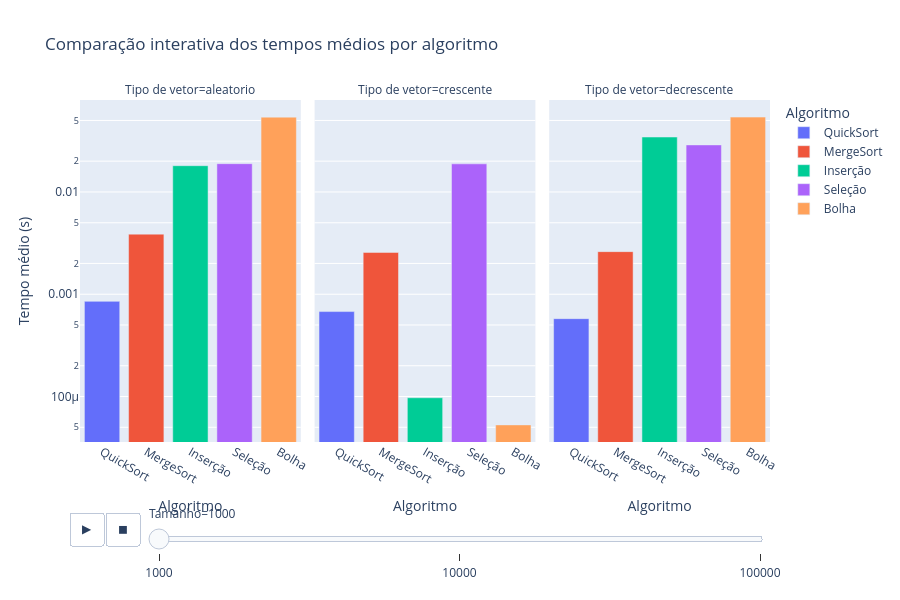
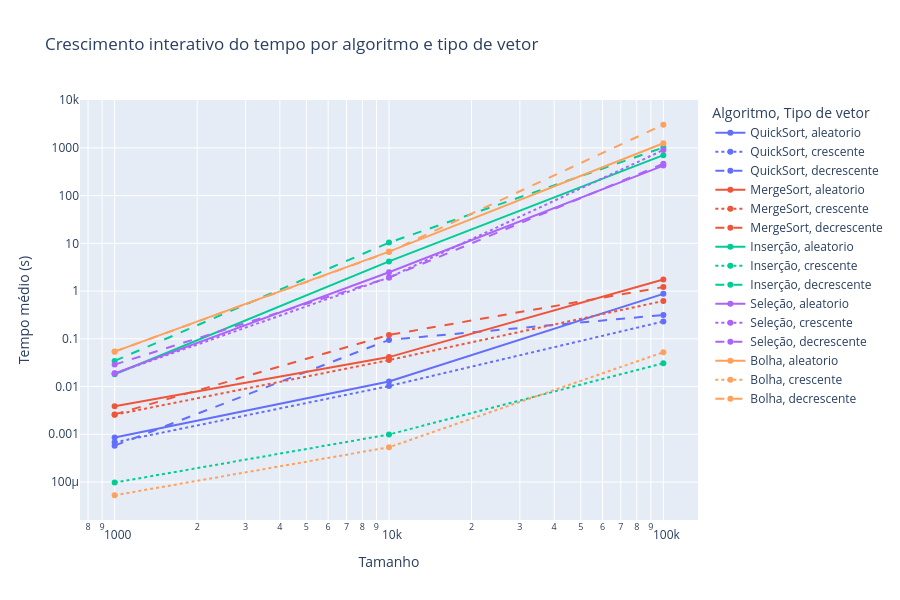
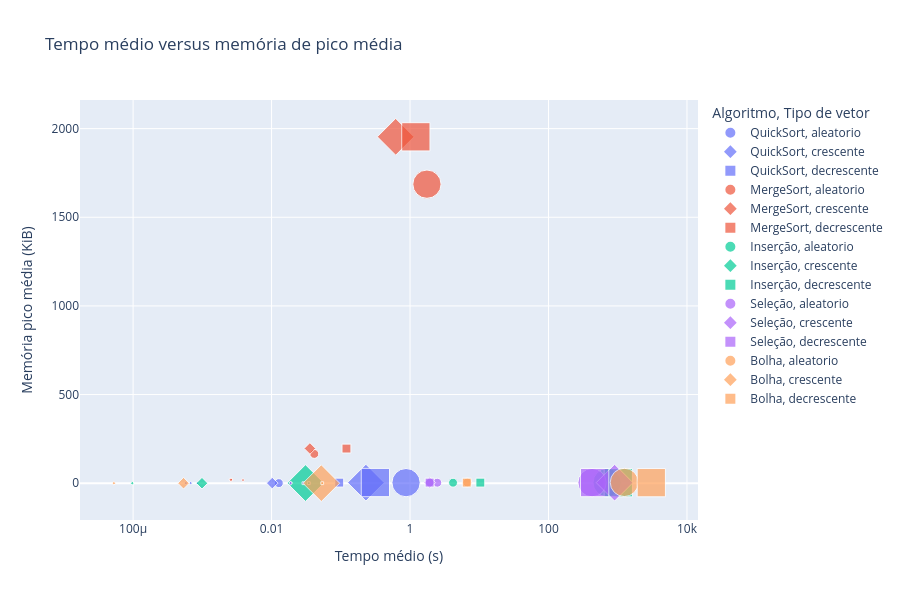

Source (notebook cell) for these figures, in order:
### Markdown cell above
## 13. Visualizações interativas com Plotly

Além dos gráficos em Matplotlib, esta seção cria gráficos interativos em **Plotly**, facilitando a exploração dos resultados com zoom, hover, filtros visuais e exportação em HTML.

### Code cell
if not PLOTLY_DISPONIVEL:
    display(Markdown(
        "**Plotly não está instalado neste ambiente.** "
        "Para ativar os gráficos interativos, instale a biblioteca com `!pip install plotly`."
    ))
else:
    df_plotly = df_resultados.copy()
    df_plotly["Cenário"] = (
        df_plotly["Tamanho"].astype(str)
        + " - "
        + df_plotly["Tipo de vetor"]
    )

    fig_bar = px.bar(
        df_plotly,
        x="Algoritmo",
        y="Tempo médio (s)",
        color="Algoritmo",
        facet_col="Tipo de vetor",
        animation_frame="Tamanho",
        log_y=True,
        title="Comparação interativa dos tempos médios por algoritmo"
    )
    fig_bar.update_layout(height=600)
    fig_bar.show()

    caminho_html = OUTPUT_DIR / "plotly_tempos_medios_interativo.html"
    fig_bar.write_html(str(caminho_html))
    print(f"Gráfico interativo salvo em: {caminho_html.resolve()}")

    fig_line = px.line(
        df_plotly.sort_values("Tamanho"),
        x="Tamanho",
        y="Tempo médio (s)",
        color="Algoritmo",
        line_dash="Tipo de vetor",
        markers=True,
        log_x=True,
        log_y=True,
        title="Crescimento interativo do tempo por algoritmo e tipo de vetor",
        hover_data=["Memória pico média (KiB)", "Tempo mediano (s)", "Clock médio (MHz)"]
    )
    fig_line.update_layout(height=600)
    fig_line.show()

    caminho_html = OUTPUT_DIR / "plotly_crescimento_tempos_interativo.html"
    fig_line.write_html(str(caminho_html))
    print(f"Gráfico interativo salvo em: {caminho_html.resolve()}")

    fig_scatter = px.scatter(
        df_plotly,
        x="Tempo médio (s)",
        y="Memória pico média (KiB)",
        color="Algoritmo",
        symbol="Tipo de vetor",
        size="Tamanho",
        log_x=True,
        title="Tempo médio versus memória de pico média",
        hover_data=["Cenário", "Tempo mediano (s)", "Clock médio (MHz)"]
    )
    fig_scatter.update_layout(height=600)
    fig_scatter.show()

    caminho_html = OUTPUT_DIR / "plotly_tempo_vs_memoria_interativo.html"
    fig_scatter.write_html(str(caminho_html))
    print(f"Gráfico interativo salvo em: {caminho_html.resolve()}")

### Figure 1 — Plotly figure (JSON) as saved in the notebook; plotly's stock layout.template omitted (floating-point values rounded to 4 significant figures)
{"data": [{"hovertemplate": "Algoritmo=%{x}<br>Tamanho=1000<br>Tipo de vetor=aleatorio<br>Tempo médio (s)=%{y}<extra></extra>", "legendgroup": "QuickSort", "marker": {"color": "#636efa", "pattern": {"shape": ""}}, "name": "QuickSort", "orientation": "v", "showlegend": true, "textposition": "auto", "type": "bar", "x": ["QuickSort"], "xaxis": "x", "y": [0.0008521], "yaxis": "y"}, {"hovertemplate": "Algoritmo=%{x}<br>Tamanho=1000<br>Tipo de vetor=crescente<br>Tempo médio (s)=%{y}<extra></extra>", "legendgroup": "QuickSort", "marker": {"color": "#636efa", "pattern": {"shape": ""}}, "name": "QuickSort", "orientation": "v", "showlegend": false, "textposition": "auto", "type": "bar", "x": ["QuickSort"], "xaxis": "x2", "y": [0.000677], "yaxis": "y2"}, {"hovertemplate": "Algoritmo=%{x}<br>Tamanho=1000<br>Tipo de vetor=decrescente<br>Tempo médio (s)=%{y}<extra></extra>", "legendgroup": "QuickSort", "marker": {"color": "#636efa", "pattern": {"shape": ""}}, "name": "QuickSort", "orientation": "v", "showlegend": false, "textposition": "auto", "type": "bar", "x": ["QuickSort"], "xaxis": "x3", "y": [0.0005771], "yaxis": "y3"}, {"hovertemplate": "Algoritmo=%{x}<br>Tamanho=1000<br>Tipo de vetor=aleatorio<br>Tempo médio (s)=%{y}<extra></extra>", "legendgroup": "MergeSort", "marker": {"color": "#EF553B", "pattern": {"shape": ""}}, "name": "MergeSort", "orientation": "v", "showlegend": true, "textposition": "auto", "type": "bar", "x": ["MergeSort"], "xaxis": "x", "y": [0.003869], "yaxis": "y"}, {"hovertemplate": "Algoritmo=%{x}<br>Tamanho=1000<br>Tipo de vetor=crescente<br>Tempo médio (s)=%{y}<extra></extra>", "legendgroup": "MergeSort", "marker": {"color": "#EF553B", "pattern": {"shape": ""}}, "name": "MergeSort", "orientation": "v", "showlegend": false, "textposition": "auto", "type": "bar", "x": ["MergeSort"], "xaxis": "x2", "y": [0.002564], "yaxis": "y2"}, {"hovertemplate": "Algoritmo=%{x}<br>Tamanho=1000<br>Tipo de vetor=decrescente<br>Tempo médio (s)=%{y}<extra></extra>", "legendgroup": "MergeSort", "marker": {"color": "#EF553B", "pattern": {"shape": ""}}, "name": "MergeSort", "orientation": "v", "showlegend": false, "textposition": "auto", "type": "bar", "x": ["MergeSort"], "xaxis": "x3", "y": [0.002609], "yaxis": "y3"}, {"hovertemplate": "Algoritmo=%{x}<br>Tamanho=1000<br>Tipo de vetor=aleatorio<br>Tempo médio (s)=%{y}<extra></extra>", "legendgroup": "Inserção", "marker": {"color": "#00cc96", "pattern": {"shape": ""}}, "name": "Inserção", "orientation": "v", "showlegend": true, "textposition": "auto", "type": "bar", "x": ["Inserção"], "xaxis": "x", "y": [0.01806], "yaxis": "y"}, {"hovertemplate": "Algoritmo=%{x}<br>Tamanho=1000<br>Tipo de vetor=crescente<br>Tempo médio (s)=%{y}<extra></extra>", "legendgroup": "Inserção", "marker": {"color": "#00cc96", "pattern": {"shape": ""}}, "name": "Inserção", "orientation": "v", "showlegend": false, "textposition": "auto", "type": "bar", "x": ["Inserção"], "xaxis": "x2", "y": [9.73e-05], "yaxis": "y2"}, {"hovertemplate": "Algoritmo=%{x}<br>Tamanho=1000<br>Tipo de vetor=decrescente<br>Tempo médio (s)=%{y}<extra></extra>", "legendgroup": "Inserção", "marker": {"color": "#00cc96", "pattern": {"shape": ""}}, "name": "Inserção", "orientation": "v", "showlegend": false, "textposition": "auto", "type": "bar", "x": ["Inserção"], "xaxis": "x3", "y": [0.03443], "yaxis": "y3"}, {"hovertemplate": "Algoritmo=%{x}<br>Tamanho=1000<br>Tipo de vetor=aleatorio<br>Tempo médio (s)=%{y}<extra></extra>", "legendgroup": "Seleção", "marker": {"color": "#ab63fa", "pattern": {"shape": ""}}, "name": "Seleção", "orientation": "v", "showlegend": true, "textposition": "auto", "type": "bar", "x": ["Seleção"], "xaxis": "x", "y": [0.0189], "yaxis": "y"}, {"hovertemplate": "Algoritmo=%{x}<br>Tamanho=1000<br>Tipo de vetor=crescente<br>Tempo médio (s)=%{y}<extra></extra>", "legendgroup": "Seleção", "marker": {"color": "#ab63fa", "pattern": {"shape": ""}}, "name": "Seleção", "orientation": "v", "showlegend": false, "textposition": "auto", "type": "bar", "x": ["Seleção"], "xaxis": "x2", "y": [0.01883], "yaxis": "y2"}, {"hovertemplate": "Algoritmo=%{x}<br>Tamanho=1000<br>Tipo de vetor=decrescente<br>Tempo médio (s)=%{y}<extra></extra>", "legendgroup": "Seleção", "marker": {"color": "#ab63fa", "pattern": {"shape": ""}}, "name": "Seleção", "orientation": "v", "showlegend": false, "textposition": "auto", "type": "bar", "x": ["Seleção"], "xaxis": "x3", "y": [0.02884], "yaxis": "y3"}, {"hovertemplate": "Algoritmo=%{x}<br>Tamanho=1000<br>Tipo de vetor=aleatorio<br>Tempo médio (s)=%{y}<extra></extra>", "legendgroup": "Bolha", "marker": {"color": "#FFA15A", "pattern": {"shape": ""}}, "name": "Bolha", "orientation": "v", "showlegend": true, "textposition": "auto", "type": "bar", "x": ["Bolha"], "xaxis": "x", "y": [0.05389], "yaxis": "y"}, {"hovertemplate": "Algoritmo=%{x}<br>Tamanho=1000<br>Tipo de vetor=crescente<br>Tempo médio (s)=%{y}<extra></extra>", "legendgroup": "Bolha", "marker": {"color": "#FFA15A", "pattern": {"shape": ""}}, "name": "Bolha", "orientation": "v", "showlegend": false, "textposition": "auto", "type": "bar", "x": ["Bolha"], "xaxis": "x2", "y": [5.28e-05], "yaxis": "y2"}, {"hovertemplate": "Algoritmo=%{x}<br>Tamanho=1000<br>Tipo de vetor=decrescente<br>Tempo médio (s)=%{y}<extra></extra>", "legendgroup": "Bolha", "marker": {"color": "#FFA15A", "pattern": {"shape": ""}}, "name": "Bolha", "orientation": "v", "showlegend": false, "textposition": "auto", "type": "bar", "x": ["Bolha"], "xaxis": "x3", "y": [0.05393], "yaxis": "y3"}], "layout": {"annotations": [{"font": {}, "showarrow": false, "text": "Tipo de vetor=aleatorio", "x": 0.16, "xanchor": "center", "xref": "paper", "y": 1, "yanchor": "bottom", "yref": "paper"}, {"font": {}, "showarrow": false, "text": "Tipo de vetor=crescente", "x": 0.5, "xanchor": "center", "xref": "paper", "y": 1, "yanchor": "bottom", "yref": "paper"}, {"font": {}, "showarrow": false, "text": "Tipo de vetor=decrescente", "x": 0.84, "xanchor": "center", "xref": "paper", "y": 1, "yanchor": "bottom", "yref": "paper"}], "barmode": "relative", "height": 600, "legend": {"title": {"text": "Algoritmo"}, "tracegroupgap": 0}, "sliders": [{"active": 0, "currentvalue": {"prefix": "Tamanho="}, "len": 0.9, "pad": {"b": 10, "t": 60}, "steps": [{"args": [["1000"], {"frame": {"duration": 0, "redraw": true}, "fromcurrent": true, "mode": "immediate", "transition": {"duration": 0, "easing": "linear"}}], "label": "1000", "method": "animate"}, {"args": [["10000"], {"frame": {"duration": 0, "redraw": true}, "fromcurrent": true, "mode": "immediate", "transition": {"duration": 0, "easing": "linear"}}], "label": "10000", "method": "animate"}, {"args": [["100000"], {"frame": {"duration": 0, "redraw": true}, "fromcurrent": true, "mode": "immediate", "transition": {"duration": 0, "easing": "linear"}}], "label": "100000", "method": "animate"}], "x": 0.1, "xanchor": "left", "y": 0, "yanchor": "top"}], "title": {"text": "Comparação interativa dos tempos médios por algoritmo"}, "updatemenus": [{"buttons": [{"args": [null, {"frame": {"duration": 500, "redraw": true}, "fromcurrent": true, "mode": "immediate", "transition": {"duration": 500, "easing": "linear"}}], "label": "&#9654;", "method": "animate"}, {"args": [[null], {"frame": {"duration": 0, "redraw": true}, "fromcurrent": true, "mode": "immediate", "transition": {"duration": 0, "easing": "linear"}}], "label": "&#9724;", "method": "animate"}], "direction": "left", "pad": {"r": 10, "t": 70}, "showactive": false, "type": "buttons", "x": 0.1, "xanchor": "right", "y": 0, "yanchor": "top"}], "xaxis": {"anchor": "y", "categoryarray": ["QuickSort", "MergeSort", "Inserção", "Seleção", "Bolha"], "categoryorder": "array", "domain": [0, 0.32], "title": {"text": "Algoritmo"}}, "xaxis2": {"anchor": "y2", "categoryarray": ["QuickSort", "MergeSort", "Inserção", "Seleção", "Bolha"], "categoryorder": "array", "domain": [0.34, 0.66], "matches": "x", "title": {"text": "Algoritmo"}}, "xaxis3": {"anchor": "y3", "categoryarray": ["QuickSort", "MergeSort", "Inserção", "Seleção", "Bolha"], "categoryorder": "array", "domain": [0.68, 1.0], "matches": "x", "title": {"text": "Algoritmo"}}, "yaxis": {"anchor": "x", "domain": [0, 1], "title": {"text": "Tempo médio (s)"}, "type": "log"}, "yaxis2": {"anchor": "x2", "domain": [0, 1], "matches": "y", "showticklabels": false, "type": "log"}, "yaxis3": {"anchor": "x3", "domain": [0, 1], "matches": "y", "showticklabels": false, "type": "log"}}}

### Figure 2 — Plotly figure (JSON) as saved in the notebook; plotly's stock layout.template omitted (floating-point values rounded to 4 significant figures)
{"data": [{"customdata": [[0.4297, 0.0008521, 1200.0], [0.4297, 0.01273, 1200.0], [3.191, 0.8757, 1200.0]], "hovertemplate": "Algoritmo=QuickSort<br>Tipo de vetor=aleatorio<br>Tamanho=%{x}<br>Tempo médio (s)=%{y}<br>Memória pico média (KiB)=%{customdata[0]}<br>Tempo mediano (s)=%{customdata[1]}<br>Clock médio (MHz)=%{customdata[2]}<extra></extra>", "legendgroup": "QuickSort, aleatorio", "line": {"color": "#636efa", "dash": "solid"}, "marker": {"symbol": "circle"}, "mode": "lines+markers", "name": "QuickSort, aleatorio", "orientation": "v", "showlegend": true, "type": "scatter", "x": [1000, 10000, 100000], "xaxis": "x", "y": [0.0008521, 0.01273, 0.8757], "yaxis": "y"}, {"customdata": [[0.4297, 0.000677, 1200.0], [0.4297, 0.01023, 1200.0], [3.191, 0.2305, 1200.0]], "hovertemplate": "Algoritmo=QuickSort<br>Tipo de vetor=crescente<br>Tamanho=%{x}<br>Tempo médio (s)=%{y}<br>Memória pico média (KiB)=%{customdata[0]}<br>Tempo mediano (s)=%{customdata[1]}<br>Clock médio (MHz)=%{customdata[2]}<extra></extra>", "legendgroup": "QuickSort, crescente", "line": {"color": "#636efa", "dash": "dot"}, "marker": {"symbol": "circle"}, "mode": "lines+markers", "name": "QuickSort, crescente", "orientation": "v", "showlegend": true, "type": "scatter", "x": [1000, 10000, 100000], "xaxis": "x", "y": [0.000677, 0.01023, 0.2305], "yaxis": "y"}, {"customdata": [[0.4297, 0.0005771, 1200.0], [3.22, 0.09493, 1200.0], [3.666, 0.3159, 1200.0]], "hovertemplate": "Algoritmo=QuickSort<br>Tipo de vetor=decrescente<br>Tamanho=%{x}<br>Tempo médio (s)=%{y}<br>Memória pico média (KiB)=%{customdata[0]}<br>Tempo mediano (s)=%{customdata[1]}<br>Clock médio (MHz)=%{customdata[2]}<extra></extra>", "legendgroup": "QuickSort, decrescente", "line": {"color": "#636efa", "dash": "dash"}, "marker": {"symbol": "circle"}, "mode": "lines+markers", "name": "QuickSort, decrescente", "orientation": "v", "showlegend": true, "type": "scatter", "x": [1000, 10000, 100000], "xaxis": "x", "y": [0.0005771, 0.09493, 0.3159], "yaxis": "y"}, {"customdata": [[17.66, 0.003869, 1200.0], [165.2, 0.04141, 1200.0], [1687.0, 1.755, 1200.0]], "hovertemplate": "Algoritmo=MergeSort<br>Tipo de vetor=aleatorio<br>Tamanho=%{x}<br>Tempo médio (s)=%{y}<br>Memória pico média (KiB)=%{customdata[0]}<br>Tempo mediano (s)=%{customdata[1]}<br>Clock médio (MHz)=%{customdata[2]}<extra></extra>", "legendgroup": "MergeSort, aleatorio", "line": {"color": "#EF553B", "dash": "solid"}, "marker": {"symbol": "circle"}, "mode": "lines+markers", "name": "MergeSort, aleatorio", "orientation": "v", "showlegend": true, "type": "scatter", "x": [1000, 10000, 100000], "xaxis": "x", "y": [0.003869, 0.04141, 1.755], "yaxis": "y"}, {"customdata": [[19.53, 0.002564, 1200.0], [195.9, 0.03578, 1200.0], [1954.0, 0.6205, 1200.0]], "hovertemplate": "Algoritmo=MergeSort<br>Tipo de vetor=crescente<br>Tamanho=%{x}<br>Tempo médio (s)=%{y}<br>Memória pico média (KiB)=%{customdata[0]}<br>Tempo mediano (s)=%{customdata[1]}<br>Clock médio (MHz)=%{customdata[2]}<extra></extra>", "legendgroup": "MergeSort, crescente", "line": {"color": "#EF553B", "dash": "dot"}, "marker": {"symbol": "circle"}, "mode": "lines+markers", "name": "MergeSort, crescente", "orientation": "v", "showlegend": true, "type": "scatter", "x": [1000, 10000, 100000], "xaxis": "x", "y": [0.002564, 0.03578, 0.6205], "yaxis": "y"}, {"customdata": [[19.53, 0.002609, 1200.0], [195.3, 0.1207, 1200.0], [1954.0, 1.213, 1200.0]], "hovertemplate": "Algoritmo=MergeSort<br>Tipo de vetor=decrescente<br>Tamanho=%{x}<br>Tempo médio (s)=%{y}<br>Memória pico média (KiB)=%{customdata[0]}<br>Tempo mediano (s)=%{customdata[1]}<br>Clock médio (MHz)=%{customdata[2]}<extra></extra>", "legendgroup": "MergeSort, decrescente", "line": {"color": "#EF553B", "dash": "dash"}, "marker": {"symbol": "circle"}, "mode": "lines+markers", "name": "MergeSort, decrescente", "orientation": "v", "showlegend": true, "type": "scatter", "x": [1000, 10000, 100000], "xaxis": "x", "y": [0.002609, 0.1207, 1.213], "yaxis": "y"}, {"customdata": [[0.02344, 0.01806, 1200.0], [2.824, 4.18, 1200.0], [3.229, 703.6, 1200.0]], "hovertemplate": "Algoritmo=Inserção<br>Tipo de vetor=aleatorio<br>Tamanho=%{x}<br>Tempo médio (s)=%{y}<br>Memória pico média (KiB)=%{customdata[0]}<br>Tempo mediano (s)=%{customdata[1]}<br>Clock médio (MHz)=%{customdata[2]}<extra></extra>", "legendgroup": "Inserção, aleatorio", "line": {"color": "#00cc96", "dash": "solid"}, "marker": {"symbol": "circle"}, "mode": "lines+markers", "name": "Inserção, aleatorio", "orientation": "v", "showlegend": true, "type": "scatter", "x": [1000, 10000, 100000], "xaxis": "x", "y": [0.01806, 4.18, 703.6], "yaxis": "y"}, {"customdata": [[0.02344, 9.73e-05, 1200.0], [0.02344, 0.0009883, 1200.0], [0.7266, 0.03089, 1200.0]], "hovertemplate": "Algoritmo=Inserção<br>Tipo de vetor=crescente<br>Tamanho=%{x}<br>Tempo médio (s)=%{y}<br>Memória pico média (KiB)=%{customdata[0]}<br>Tempo mediano (s)=%{customdata[1]}<br>Clock médio (MHz)=%{customdata[2]}<extra></extra>", "legendgroup": "Inserção, crescente", "line": {"color": "#00cc96", "dash": "dot"}, "marker": {"symbol": "circle"}, "mode": "lines+markers", "name": "Inserção, crescente", "orientation": "v", "showlegend": true, "type": "scatter", "x": [1000, 10000, 100000], "xaxis": "x", "y": [9.73e-05, 0.0009883, 0.03089], "yaxis": "y"}, {"customdata": [[0.02344, 0.03443, 1200.0], [3.264, 10.36, 1200.0], [2.801, 1019.0, 1200.0]], "hovertemplate": "Algoritmo=Inserção<br>Tipo de vetor=decrescente<br>Tamanho=%{x}<br>Tempo médio (s)=%{y}<br>Memória pico média (KiB)=%{customdata[0]}<br>Tempo mediano (s)=%{customdata[1]}<br>Clock médio (MHz)=%{customdata[2]}<extra></extra>", "legendgroup": "Inserção, decrescente", "line": {"color": "#00cc96", "dash": "dash"}, "marker": {"symbol": "circle"}, "mode": "lines+markers", "name": "Inserção, decrescente", "orientation": "v", "showlegend": true, "type": "scatter", "x": [1000, 10000, 100000], "xaxis": "x", "y": [0.03443, 10.36, 1019.0], "yaxis": "y"}, {"customdata": [[1.646, 0.0189, 1200.0], [2.822, 2.474, 1200.0], [3.177, 425.7, 1200.0]], "hovertemplate": "Algoritmo=Seleção<br>Tipo de vetor=aleatorio<br>Tamanho=%{x}<br>Tempo médio (s)=%{y}<br>Memória pico média (KiB)=%{customdata[0]}<br>Tempo mediano (s)=%{customdata[1]}<br>Clock médio (MHz)=%{customdata[2]}<extra></extra>", "legendgroup": "Seleção, aleatorio", "line": {"color": "#ab63fa", "dash": "solid"}, "marker": {"symbol": "circle"}, "mode": "lines+markers", "name": "Seleção, aleatorio", "orientation": "v", "showlegend": true, "type": "scatter", "x": [1000, 10000, 100000], "xaxis": "x", "y": [0.0189, 2.474, 425.7], "yaxis": "y"}, {"customdata": [[0.02344, 0.01883, 1200.0], [3.236, 1.926, 1200.0], [2.932, 900.7, 1200.0]], "hovertemplate": "Algoritmo=Seleção<br>Tipo de vetor=crescente<br>Tamanho=%{x}<br>Tempo médio (s)=%{y}<br>Memória pico média (KiB)=%{customdata[0]}<br>Tempo mediano (s)=%{customdata[1]}<br>Clock médio (MHz)=%{customdata[2]}<extra></extra>", "legendgroup": "Seleção, crescente", "line": {"color": "#ab63fa", "dash": "dot"}, "marker": {"symbol": "circle"}, "mode": "lines+markers", "name": "Seleção, crescente", "orientation": "v", "showlegend": true, "type": "scatter", "x": [1000, 10000, 100000], "xaxis": "x", "y": [0.01883, 1.926, 900.7], "yaxis": "y"}, {"customdata": [[0.02344, 0.02884, 1200.0], [3.312, 1.917, 1200.0], [3.273, 464.4, 1200.0]], "hovertemplate": "Algoritmo=Seleção<br>Tipo de vetor=decrescente<br>Tamanho=%{x}<br>Tempo médio (s)=%{y}<br>Memória pico média (KiB)=%{customdata[0]}<br>Tempo mediano (s)=%{customdata[1]}<br>Clock médio (MHz)=%{customdata[2]}<extra></extra>", "legendgroup": "Seleção, decrescente", "line": {"color": "#ab63fa", "dash": "dash"}, "marker": {"symbol": "circle"}, "mode": "lines+markers", "name": "Seleção, decrescente", "orientation": "v", "showlegend": true, "type": "scatter", "x": [1000, 10000, 100000], "xaxis": "x", "y": [0.02884, 1.917, 464.4], "yaxis": "y"}, {"customdata": [[0.7998, 0.05389, 1200.0], [3.928, 6.719, 1200.0], [4.516, 1247.0, 1200.0]], "hovertemplate": "Algoritmo=Bolha<br>Tipo de vetor=aleatorio<br>Tamanho=%{x}<br>Tempo médio (s)=%{y}<br>Memória pico média (KiB)=%{customdata[0]}<br>Tempo mediano (s)=%{customdata[1]}<br>Clock médio (MHz)=%{customdata[2]}<extra></extra>", "legendgroup": "Bolha, aleatorio", "line": {"color": "#FFA15A", "dash": "solid"}, "marker": {"symbol": "circle"}, "mode": "lines+markers", "name": "Bolha, aleatorio", "orientation": "v", "showlegend": true, "type": "scatter", "x": [1000, 10000, 100000], "xaxis": "x", "y": [0.05389, 6.719, 1247.0], "yaxis": "y"}, {"customdata": [[0.02344, 5.28e-05, 1200.0], [0.02344, 0.0005348, 1200.0], [0.02344, 0.05227, 1200.0]], "hovertemplate": "Algoritmo=Bolha<br>Tipo de vetor=crescente<br>Tamanho=%{x}<br>Tempo médio (s)=%{y}<br>Memória pico média (KiB)=%{customdata[0]}<br>Tempo mediano (s)=%{customdata[1]}<br>Clock médio (MHz)=%{customdata[2]}<extra></extra>", "legendgroup": "Bolha, crescente", "line": {"color": "#FFA15A", "dash": "dot"}, "marker": {"symbol": "circle"}, "mode": "lines+markers", "name": "Bolha, crescente", "orientation": "v", "showlegend": true, "type": "scatter", "x": [1000, 10000, 100000], "xaxis": "x", "y": [5.28e-05, 0.0005348, 0.05227], "yaxis": "y"}, {"customdata": [[0.02344, 0.05393, 1200.0], [3.242, 6.594, 1200.0], [2.909, 3053.0, 1200.0]], "hovertemplate": "Algoritmo=Bolha<br>Tipo de vetor=decrescente<br>Tamanho=%{x}<br>Tempo médio (s)=%{y}<br>Memória pico média (KiB)=%{customdata[0]}<br>Tempo mediano (s)=%{customdata[1]}<br>Clock médio (MHz)=%{customdata[2]}<extra></extra>", "legendgroup": "Bolha, decrescente", "line": {"color": "#FFA15A", "dash": "dash"}, "marker": {"symbol": "circle"}, "mode": "lines+markers", "name": "Bolha, decrescente", "orientation": "v", "showlegend": true, "type": "scatter", "x": [1000, 10000, 100000], "xaxis": "x", "y": [0.05393, 6.594, 3053.0], "yaxis": "y"}], "layout": {"height": 600, "legend": {"title": {"text": "Algoritmo, Tipo de vetor"}, "tracegroupgap": 0}, "title": {"text": "Crescimento interativo do tempo por algoritmo e tipo de vetor"}, "xaxis": {"anchor": "y", "domain": [0, 1], "title": {"text": "Tamanho"}, "type": "log"}, "yaxis": {"anchor": "x", "domain": [0, 1], "title": {"text": "Tempo médio (s)"}, "type": "log"}}}

### Figure 3 — Plotly figure (JSON) as saved in the notebook; plotly's stock layout.template omitted (floating-point values rounded to 4 significant figures)
{"data": [{"customdata": [["1000 - aleatorio", 0.0008521, 1200], ["10000 - aleatorio", 0.01273, 1200], ["100000 - aleatorio", 0.8757, 1200]], "hovertemplate": "Algoritmo=QuickSort<br>Tipo de vetor=aleatorio<br>Tempo médio (s)=%{x}<br>Memória pico média (KiB)=%{y}<br>Tamanho=%{marker.size}<br>Cenário=%{customdata[0]}<br>Tempo mediano (s)=%{customdata[1]}<br>Clock médio (MHz)=%{customdata[2]}<extra></extra>", "legendgroup": "QuickSort, aleatorio", "marker": {"color": "#636efa", "size": [1000, 10000, 100000], "sizemode": "area", "sizeref": 250, "symbol": "circle"}, "mode": "markers", "name": "QuickSort, aleatorio", "orientation": "v", "showlegend": true, "type": "scatter", "x": [0.0008521, 0.01273, 0.8757], "xaxis": "x", "y": [0.4297, 0.4297, 3.191], "yaxis": "y"}, {"customdata": [["1000 - crescente", 0.000677, 1200], ["10000 - crescente", 0.01023, 1200], ["100000 - crescente", 0.2305, 1200]], "hovertemplate": "Algoritmo=QuickSort<br>Tipo de vetor=crescente<br>Tempo médio (s)=%{x}<br>Memória pico média (KiB)=%{y}<br>Tamanho=%{marker.size}<br>Cenário=%{customdata[0]}<br>Tempo mediano (s)=%{customdata[1]}<br>Clock médio (MHz)=%{customdata[2]}<extra></extra>", "legendgroup": "QuickSort, crescente", "marker": {"color": "#636efa", "size": [1000, 10000, 100000], "sizemode": "area", "sizeref": 250, "symbol": "diamond"}, "mode": "markers", "name": "QuickSort, crescente", "orientation": "v", "showlegend": true, "type": "scatter", "x": [0.000677, 0.01023, 0.2305], "xaxis": "x", "y": [0.4297, 0.4297, 3.191], "yaxis": "y"}, {"customdata": [["1000 - decrescente", 0.0005771, 1200], ["10000 - decrescente", 0.09493, 1200], ["100000 - decrescente", 0.3159, 1200]], "hovertemplate": "Algoritmo=QuickSort<br>Tipo de vetor=decrescente<br>Tempo médio (s)=%{x}<br>Memória pico média (KiB)=%{y}<br>Tamanho=%{marker.size}<br>Cenário=%{customdata[0]}<br>Tempo mediano (s)=%{customdata[1]}<br>Clock médio (MHz)=%{customdata[2]}<extra></extra>", "legendgroup": "QuickSort, decrescente", "marker": {"color": "#636efa", "size": [1000, 10000, 100000], "sizemode": "area", "sizeref": 250, "symbol": "square"}, "mode": "markers", "name": "QuickSort, decrescente", "orientation": "v", "showlegend": true, "type": "scatter", "x": [0.0005771, 0.09493, 0.3159], "xaxis": "x", "y": [0.4297, 3.22, 3.666], "yaxis": "y"}, {"customdata": [["1000 - aleatorio", 0.003869, 1200], ["10000 - aleatorio", 0.04141, 1200], ["100000 - aleatorio", 1.755, 1200]], "hovertemplate": "Algoritmo=MergeSort<br>Tipo de vetor=aleatorio<br>Tempo médio (s)=%{x}<br>Memória pico média (KiB)=%{y}<br>Tamanho=%{marker.size}<br>Cenário=%{customdata[0]}<br>Tempo mediano (s)=%{customdata[1]}<br>Clock médio (MHz)=%{customdata[2]}<extra></extra>", "legendgroup": "MergeSort, aleatorio", "marker": {"color": "#EF553B", "size": [1000, 10000, 100000], "sizemode": "area", "sizeref": 250, "symbol": "circle"}, "mode": "markers", "name": "MergeSort, aleatorio", "orientation": "v", "showlegend": true, "type": "scatter", "x": [0.003869, 0.04141, 1.755], "xaxis": "x", "y": [17.66, 165.2, 1687.0], "yaxis": "y"}, {"customdata": [["1000 - crescente", 0.002564, 1200], ["10000 - crescente", 0.03578, 1200], ["100000 - crescente", 0.6205, 1200]], "hovertemplate": "Algoritmo=MergeSort<br>Tipo de vetor=crescente<br>Tempo médio (s)=%{x}<br>Memória pico média (KiB)=%{y}<br>Tamanho=%{marker.size}<br>Cenário=%{customdata[0]}<br>Tempo mediano (s)=%{customdata[1]}<br>Clock médio (MHz)=%{customdata[2]}<extra></extra>", "legendgroup": "MergeSort, crescente", "marker": {"color": "#EF553B", "size": [1000, 10000, 100000], "sizemode": "area", "sizeref": 250, "symbol": "diamond"}, "mode": "markers", "name": "MergeSort, crescente", "orientation": "v", "showlegend": true, "type": "scatter", "x": [0.002564, 0.03578, 0.6205], "xaxis": "x", "y": [19.53, 195.9, 1954.0], "yaxis": "y"}, {"customdata": [["1000 - decrescente", 0.002609, 1200], ["10000 - decrescente", 0.1207, 1200], ["100000 - decrescente", 1.213, 1200]], "hovertemplate": "Algoritmo=MergeSort<br>Tipo de vetor=decrescente<br>Tempo médio (s)=%{x}<br>Memória pico média (KiB)=%{y}<br>Tamanho=%{marker.size}<br>Cenário=%{customdata[0]}<br>Tempo mediano (s)=%{customdata[1]}<br>Clock médio (MHz)=%{customdata[2]}<extra></extra>", "legendgroup": "MergeSort, decrescente", "marker": {"color": "#EF553B", "size": [1000, 10000, 100000], "sizemode": "area", "sizeref": 250, "symbol": "square"}, "mode": "markers", "name": "MergeSort, decrescente", "orientation": "v", "showlegend": true, "type": "scatter", "x": [0.002609, 0.1207, 1.213], "xaxis": "x", "y": [19.53, 195.3, 1954.0], "yaxis": "y"}, {"customdata": [["1000 - aleatorio", 0.01806, 1200], ["10000 - aleatorio", 4.18, 1200], ["100000 - aleatorio", 703.6, 1200]], "hovertemplate": "Algoritmo=Inserção<br>Tipo de vetor=aleatorio<br>Tempo médio (s)=%{x}<br>Memória pico média (KiB)=%{y}<br>Tamanho=%{marker.size}<br>Cenário=%{customdata[0]}<br>Tempo mediano (s)=%{customdata[1]}<br>Clock médio (MHz)=%{customdata[2]}<extra></extra>", "legendgroup": "Inserção, aleatorio", "marker": {"color": "#00cc96", "size": [1000, 10000, 100000], "sizemode": "area", "sizeref": 250, "symbol": "circle"}, "mode": "markers", "name": "Inserção, aleatorio", "orientation": "v", "showlegend": true, "type": "scatter", "x": [0.01806, 4.18, 703.6], "xaxis": "x", "y": [0.02344, 2.824, 3.229], "yaxis": "y"}, {"customdata": [["1000 - crescente", 9.73e-05, 1200], ["10000 - crescente", 0.0009883, 1200], ["100000 - crescente", 0.03089, 1200]], "hovertemplate": "Algoritmo=Inserção<br>Tipo de vetor=crescente<br>Tempo médio (s)=%{x}<br>Memória pico média (KiB)=%{y}<br>Tamanho=%{marker.size}<br>Cenário=%{customdata[0]}<br>Tempo mediano (s)=%{customdata[1]}<br>Clock médio (MHz)=%{customdata[2]}<extra></extra>", "legendgroup": "Inserção, crescente", "marker": {"color": "#00cc96", "size": [1000, 10000, 100000], "sizemode": "area", "sizeref": 250, "symbol": "diamond"}, "mode": "markers", "name": "Inserção, crescente", "orientation": "v", "showlegend": true, "type": "scatter", "x": [9.73e-05, 0.0009883, 0.03089], "xaxis": "x", "y": [0.02344, 0.02344, 0.7266], "yaxis": "y"}, {"customdata": [["1000 - decrescente", 0.03443, 1200], ["10000 - decrescente", 10.36, 1200], ["100000 - decrescente", 1019.0, 1200]], "hovertemplate": "Algoritmo=Inserção<br>Tipo de vetor=decrescente<br>Tempo médio (s)=%{x}<br>Memória pico média (KiB)=%{y}<br>Tamanho=%{marker.size}<br>Cenário=%{customdata[0]}<br>Tempo mediano (s)=%{customdata[1]}<br>Clock médio (MHz)=%{customdata[2]}<extra></extra>", "legendgroup": "Inserção, decrescente", "marker": {"color": "#00cc96", "size": [1000, 10000, 100000], "sizemode": "area", "sizeref": 250, "symbol": "square"}, "mode": "markers", "name": "Inserção, decrescente", "orientation": "v", "showlegend": true, "type": "scatter", "x": [0.03443, 10.36, 1019.0], "xaxis": "x", "y": [0.02344, 3.264, 2.801], "yaxis": "y"}, {"customdata": [["1000 - aleatorio", 0.0189, 1200], ["10000 - aleatorio", 2.474, 1200], ["100000 - aleatorio", 425.7, 1200]], "hovertemplate": "Algoritmo=Seleção<br>Tipo de vetor=aleatorio<br>Tempo médio (s)=%{x}<br>Memória pico média (KiB)=%{y}<br>Tamanho=%{marker.size}<br>Cenário=%{customdata[0]}<br>Tempo mediano (s)=%{customdata[1]}<br>Clock médio (MHz)=%{customdata[2]}<extra></extra>", "legendgroup": "Seleção, aleatorio", "marker": {"color": "#ab63fa", "size": [1000, 10000, 100000], "sizemode": "area", "sizeref": 250, "symbol": "circle"}, "mode": "markers", "name": "Seleção, aleatorio", "orientation": "v", "showlegend": true, "type": "scatter", "x": [0.0189, 2.474, 425.7], "xaxis": "x", "y": [1.646, 2.822, 3.177], "yaxis": "y"}, {"customdata": [["1000 - crescente", 0.01883, 1200], ["10000 - crescente", 1.926, 1200], ["100000 - crescente", 900.7, 1200]], "hovertemplate": "Algoritmo=Seleção<br>Tipo de vetor=crescente<br>Tempo médio (s)=%{x}<br>Memória pico média (KiB)=%{y}<br>Tamanho=%{marker.size}<br>Cenário=%{customdata[0]}<br>Tempo mediano (s)=%{customdata[1]}<br>Clock médio (MHz)=%{customdata[2]}<extra></extra>", "legendgroup": "Seleção, crescente", "marker": {"color": "#ab63fa", "size": [1000, 10000, 100000], "sizemode": "area", "sizeref": 250, "symbol": "diamond"}, "mode": "markers", "name": "Seleção, crescente", "orientation": "v", "showlegend": true, "type": "scatter", "x": [0.01883, 1.926, 900.7], "xaxis": "x", "y": [0.02344, 3.236, 2.932], "yaxis": "y"}, {"customdata": [["1000 - decrescente", 0.02884, 1200], ["10000 - decrescente", 1.917, 1200], ["100000 - decrescente", 464.4, 1200]], "hovertemplate": "Algoritmo=Seleção<br>Tipo de vetor=decrescente<br>Tempo médio (s)=%{x}<br>Memória pico média (KiB)=%{y}<br>Tamanho=%{marker.size}<br>Cenário=%{customdata[0]}<br>Tempo mediano (s)=%{customdata[1]}<br>Clock médio (MHz)=%{customdata[2]}<extra></extra>", "legendgroup": "Seleção, decrescente", "marker": {"color": "#ab63fa", "size": [1000, 10000, 100000], "sizemode": "area", "sizeref": 250, "symbol": "square"}, "mode": "markers", "name": "Seleção, decrescente", "orientation": "v", "showlegend": true, "type": "scatter", "x": [0.02884, 1.917, 464.4], "xaxis": "x", "y": [0.02344, 3.312, 3.273], "yaxis": "y"}, {"customdata": [["1000 - aleatorio", 0.05389, 1200], ["10000 - aleatorio", 6.719, 1200], ["100000 - aleatorio", 1247.0, 1200]], "hovertemplate": "Algoritmo=Bolha<br>Tipo de vetor=aleatorio<br>Tempo médio (s)=%{x}<br>Memória pico média (KiB)=%{y}<br>Tamanho=%{marker.size}<br>Cenário=%{customdata[0]}<br>Tempo mediano (s)=%{customdata[1]}<br>Clock médio (MHz)=%{customdata[2]}<extra></extra>", "legendgroup": "Bolha, aleatorio", "marker": {"color": "#FFA15A", "size": [1000, 10000, 100000], "sizemode": "area", "sizeref": 250, "symbol": "circle"}, "mode": "markers", "name": "Bolha, aleatorio", "orientation": "v", "showlegend": true, "type": "scatter", "x": [0.05389, 6.719, 1247.0], "xaxis": "x", "y": [0.7998, 3.928, 4.516], "yaxis": "y"}, {"customdata": [["1000 - crescente", 5.28e-05, 1200], ["10000 - crescente", 0.0005348, 1200], ["100000 - crescente", 0.05227, 1200]], "hovertemplate": "Algoritmo=Bolha<br>Tipo de vetor=crescente<br>Tempo médio (s)=%{x}<br>Memória pico média (KiB)=%{y}<br>Tamanho=%{marker.size}<br>Cenário=%{customdata[0]}<br>Tempo mediano (s)=%{customdata[1]}<br>Clock médio (MHz)=%{customdata[2]}<extra></extra>", "legendgroup": "Bolha, crescente", "marker": {"color": "#FFA15A", "size": [1000, 10000, 100000], "sizemode": "area", "sizeref": 250, "symbol": "diamond"}, "mode": "markers", "name": "Bolha, crescente", "orientation": "v", "showlegend": true, "type": "scatter", "x": [5.28e-05, 0.0005348, 0.05227], "xaxis": "x", "y": [0.02344, 0.02344, 0.02344], "yaxis": "y"}, {"customdata": [["1000 - decrescente", 0.05393, 1200], ["10000 - decrescente", 6.594, 1200], ["100000 - decrescente", 3053.0, 1200]], "hovertemplate": "Algoritmo=Bolha<br>Tipo de vetor=decrescente<br>Tempo médio (s)=%{x}<br>Memória pico média (KiB)=%{y}<br>Tamanho=%{marker.size}<br>Cenário=%{customdata[0]}<br>Tempo mediano (s)=%{customdata[1]}<br>Clock médio (MHz)=%{customdata[2]}<extra></extra>", "legendgroup": "Bolha, decrescente", "marker": {"color": "#FFA15A", "size": [1000, 10000, 100000], "sizemode": "area", "sizeref": 250, "symbol": "square"}, "mode": "markers", "name": "Bolha, decrescente", "orientation": "v", "showlegend": true, "type": "scatter", "x": [0.05393, 6.594, 3053.0], "xaxis": "x", "y": [0.02344, 3.242, 2.909], "yaxis": "y"}], "layout": {"height": 600, "legend": {"itemsizing": "constant", "title": {"text": "Algoritmo, Tipo de vetor"}, "tracegroupgap": 0}, "title": {"text": "Tempo médio versus memória de pico média"}, "xaxis": {"anchor": "y", "domain": [0, 1], "title": {"text": "Tempo médio (s)"}, "type": "log"}, "yaxis": {"anchor": "x", "domain": [0, 1], "title": {"text": "Memória pico média (KiB)"}}}}
